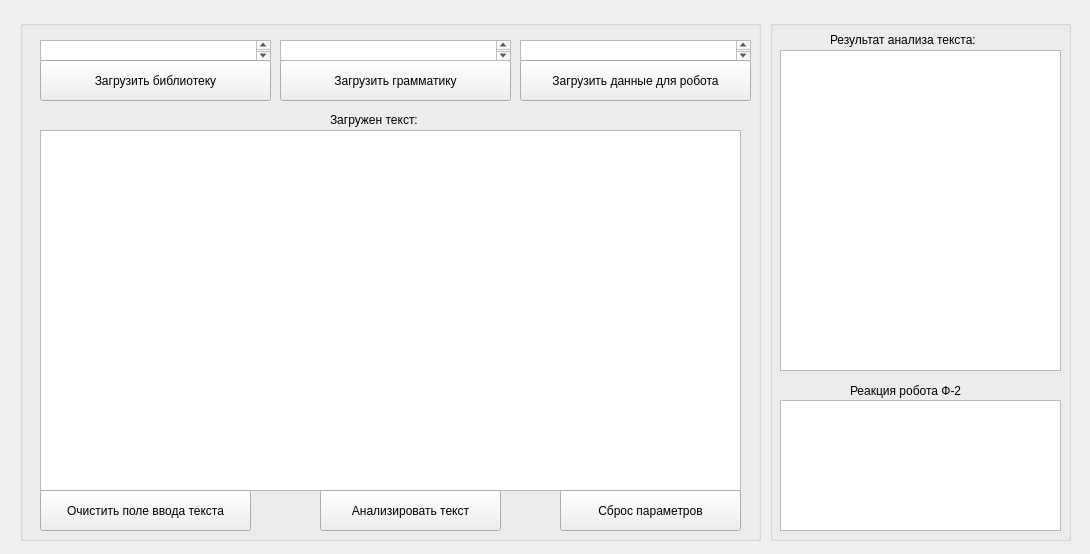
<?xml version="1.0" encoding="UTF-8"?>
<ui version="4.0">
 <class>design</class>
 <widget class="QWidget" name="design">
  <property name="geometry">
   <rect>
    <x>0</x>
    <y>0</y>
    <width>1090</width>
    <height>554</height>
   </rect>
  </property>
  <property name="windowTitle">
   <string>design</string>
  </property>
  <widget class="QGroupBox" name="groupBox">
   <property name="geometry">
    <rect>
     <x>20</x>
     <y>20</y>
     <width>741</width>
     <height>521</height>
    </rect>
   </property>
   <property name="title">
    <string/>
   </property>
   <widget class="QTextEdit" name="textEdit">
    <property name="geometry">
     <rect>
      <x>20</x>
      <y>20</y>
      <width>231</width>
      <height>21</height>
     </rect>
    </property>
    <property name="readOnly">
     <bool>true</bool>
    </property>
   </widget>
   <widget class="QPushButton" name="pushButton">
    <property name="geometry">
     <rect>
      <x>20</x>
      <y>40</y>
      <width>231</width>
      <height>41</height>
     </rect>
    </property>
    <property name="text">
     <string>Загрузить библиотеку</string>
    </property>
   </widget>
   <widget class="QPushButton" name="pushButton_2">
    <property name="geometry">
     <rect>
      <x>260</x>
      <y>40</y>
      <width>231</width>
      <height>41</height>
     </rect>
    </property>
    <property name="text">
     <string>Загрузить грамматику</string>
    </property>
   </widget>
   <widget class="QTextEdit" name="textEdit_2">
    <property name="geometry">
     <rect>
      <x>260</x>
      <y>20</y>
      <width>231</width>
      <height>21</height>
     </rect>
    </property>
    <property name="readOnly">
     <bool>true</bool>
    </property>
   </widget>
   <widget class="QLabel" name="label">
    <property name="geometry">
     <rect>
      <x>310</x>
      <y>90</y>
      <width>101</width>
      <height>20</height>
     </rect>
    </property>
    <property name="text">
     <string>Загружен текст:</string>
    </property>
   </widget>
   <widget class="QTextEdit" name="textEdit_3">
    <property name="geometry">
     <rect>
      <x>20</x>
      <y>110</y>
      <width>701</width>
      <height>361</height>
     </rect>
    </property>
    <property name="readOnly">
     <bool>false</bool>
    </property>
   </widget>
   <widget class="QPushButton" name="pushButton_3">
    <property name="geometry">
     <rect>
      <x>300</x>
      <y>470</y>
      <width>181</width>
      <height>41</height>
     </rect>
    </property>
    <property name="text">
     <string>Анализировать текст</string>
    </property>
   </widget>
   <widget class="QPushButton" name="pushButton_4">
    <property name="geometry">
     <rect>
      <x>20</x>
      <y>470</y>
      <width>211</width>
      <height>41</height>
     </rect>
    </property>
    <property name="text">
     <string>Очистить поле ввода текста</string>
    </property>
   </widget>
   <widget class="QPushButton" name="pushButton_5">
    <property name="geometry">
     <rect>
      <x>540</x>
      <y>470</y>
      <width>181</width>
      <height>41</height>
     </rect>
    </property>
    <property name="text">
     <string>Сброс параметров</string>
    </property>
   </widget>
   <widget class="QTextEdit" name="textEdit_6">
    <property name="geometry">
     <rect>
      <x>500</x>
      <y>20</y>
      <width>231</width>
      <height>21</height>
     </rect>
    </property>
    <property name="readOnly">
     <bool>true</bool>
    </property>
   </widget>
   <widget class="QPushButton" name="pushButton_6">
    <property name="geometry">
     <rect>
      <x>500</x>
      <y>40</y>
      <width>231</width>
      <height>41</height>
     </rect>
    </property>
    <property name="text">
     <string>Загрузить данные для робота</string>
    </property>
   </widget>
  </widget>
  <widget class="QGroupBox" name="groupBox_2">
   <property name="geometry">
    <rect>
     <x>770</x>
     <y>20</y>
     <width>301</width>
     <height>521</height>
    </rect>
   </property>
   <property name="title">
    <string/>
   </property>
   <widget class="QLabel" name="label_2">
    <property name="geometry">
     <rect>
      <x>60</x>
      <y>10</y>
      <width>171</width>
      <height>20</height>
     </rect>
    </property>
    <property name="text">
     <string>Результат анализа текста:</string>
    </property>
   </widget>
   <widget class="QTextEdit" name="textEdit_4">
    <property name="geometry">
     <rect>
      <x>10</x>
      <y>30</y>
      <width>281</width>
      <height>321</height>
     </rect>
    </property>
    <property name="readOnly">
     <bool>true</bool>
    </property>
   </widget>
   <widget class="QLabel" name="label_3">
    <property name="geometry">
     <rect>
      <x>80</x>
      <y>360</y>
      <width>141</width>
      <height>21</height>
     </rect>
    </property>
    <property name="text">
     <string>Реакция робота Ф-2</string>
    </property>
   </widget>
   <widget class="QTextEdit" name="textEdit_5">
    <property name="geometry">
     <rect>
      <x>10</x>
      <y>380</y>
      <width>281</width>
      <height>131</height>
     </rect>
    </property>
    <property name="readOnly">
     <bool>true</bool>
    </property>
   </widget>
  </widget>
 </widget>
 <resources/>
 <connections/>
</ui>
